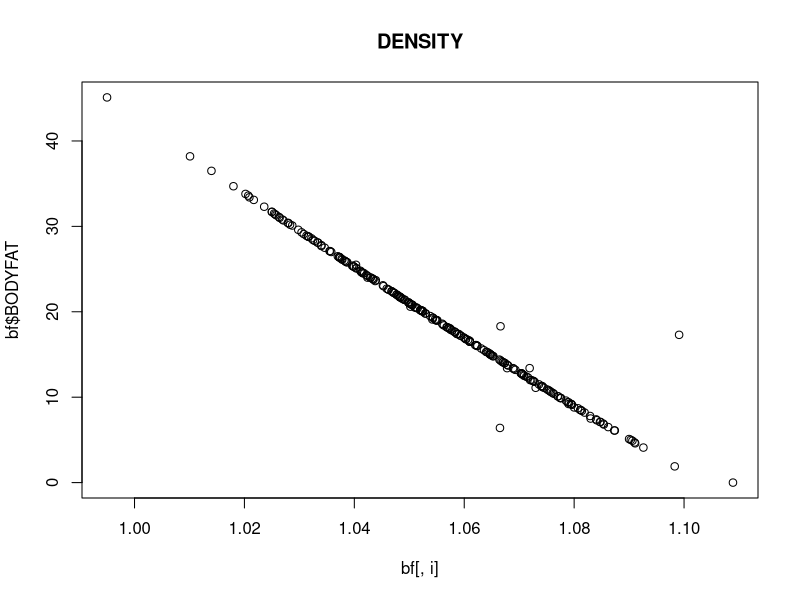
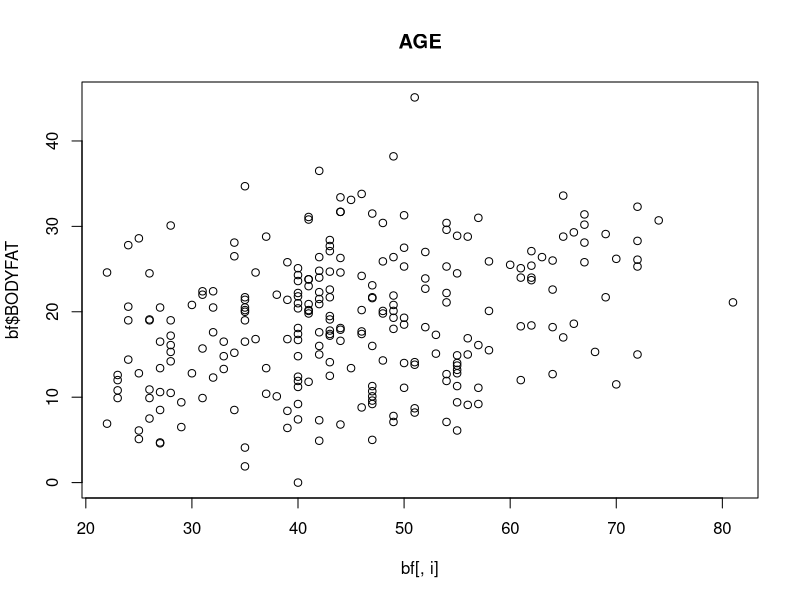
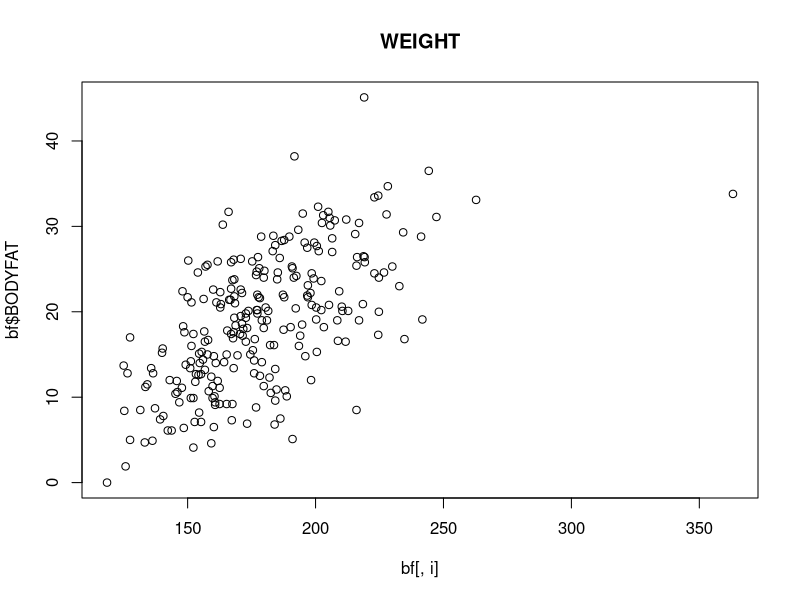
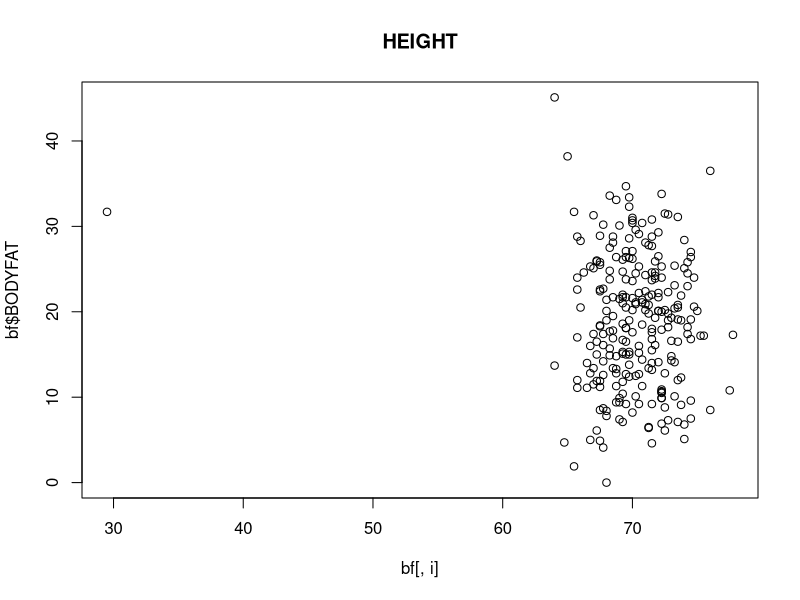
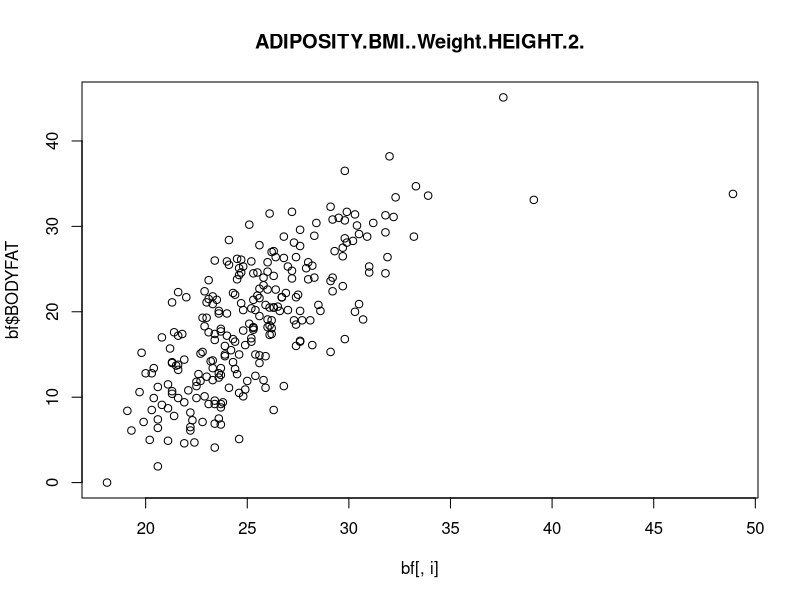
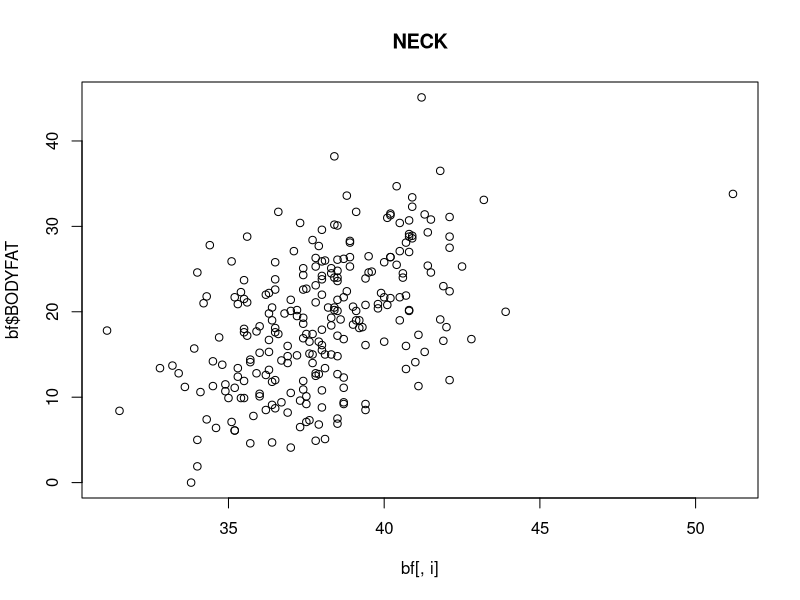
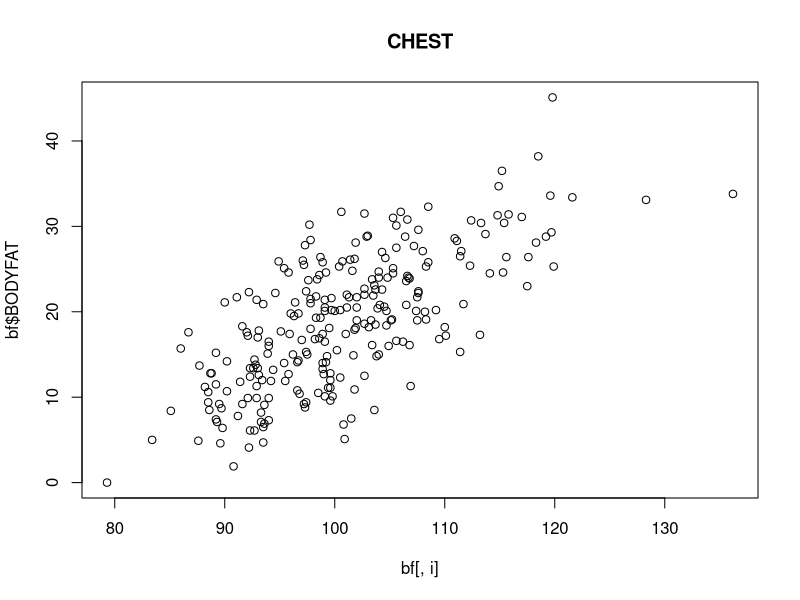
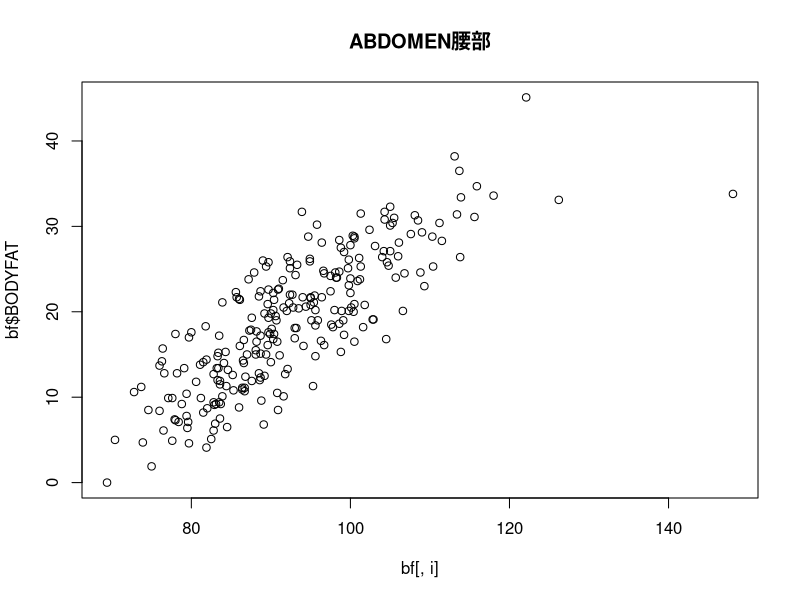

Reproduce these figures in R, in order.
bf <- read.csv('BodyFat.csv')
typeof(bf)
summary(bf)
names(bf)

# plot
for (i in 3:length(names(bf))) {
  plot(bf[, i], bf$BODYFAT, main = names(bf)[i])
}


# variable selection
bf <- cbind(bf$BODYFAT, bf$ADIPOSITY, bf$CHEST, bf$ABDOMEN, bf$HIP)
colnames(bf) <- c('BODYFAT', 'ADIPOSITY', 'CHEST', 'ABDOMEN', 'HIP')
bf <- data.frame(bf)
bf$ABD_OVER_HIP <- bf$ABDOMEN/bf$HIP

names(bf)
summary(bf)

length(bf$BODYFAT)


# box plots
par(mfrow=c(2,3))
for (i in 1:length(names(bf))) {
  boxplot(bf[, i], main = names(bf)[i])
}
# ad 3, chest 3, ab 3, hip 4, ratio 2


# histograms
par(mfrow = c(2, 3))
for (i in 1:length(bf[1, ])) {
  hist(bf[, i], main = names(bf)[i])
}

# bodyfat, ad, chest, ab, hip -> outliers


# checking missing values
for (i in 1:length(bf[1, ])) {
  for (j in 1:length(bf[, 1])) {
    if (is.na(bf[j,i]) == TRUE) print(c(j, i))
  }
}


# remove invalid bodyfats
for (i in 1:length(bf[, 1])) {
  if (bf[i, 'BODYFAT'] <= 3 | bf[i, 'BODYFAT'] >= 40) {
    print(paste(bf[i, 'BODYFAT'], i)) 
    bf[i, ] <- NA
  }
}
bf <- na.omit(bf)


# remove outliers
ad_outlier <- sort(bf$ADIPOSITY, decreasing = T)[1:3]
ch_outlier <- sort(bf$CHEST, decreasing = T)[1:3]
ab_outlier <- sort(bf$ABDOMEN, decreasing = T)[1:2]
hi_outlier <- sort(bf$HIP, decreasing = T)[1:4]

#sort(bf$CHEST)[1] %in% sort(bf$CHEST)[1:3]

for (i in 1:length(bf$BODYFAT)) {
  if (bf$ADIPOSITY[i] %in% ad_outlier) {bf[i, ] <- NA; print(i)}
  if (bf$CHEST[i] %in% ch_outlier) {bf[i, ] <- NA; print(i)}
  if (bf$ABDOMEN[i] %in% ab_outlier) {bf[i, ] <- NA; print(i)}
  if (bf$HIP[i] %in% hi_outlier) {bf[i, ] <- NA; print(i)}
}

bf <- na.omit(bf)
length(bf$BODYFAT)


# histograms after deleting outliers
par(mfrow = c(2, 3))
for (i in 1:length(bf[1, ])) {
  hist(bf[, i], main = names(bf)[i])
}



reg <- lm(bf$BODYFAT ~ bf$ADIPOSITY + bf$CHEST + bf$ABD_OVER_HIP )
summary(reg)

# check multilineariry 
library('car')
vif(reg) # <10 acceptable
